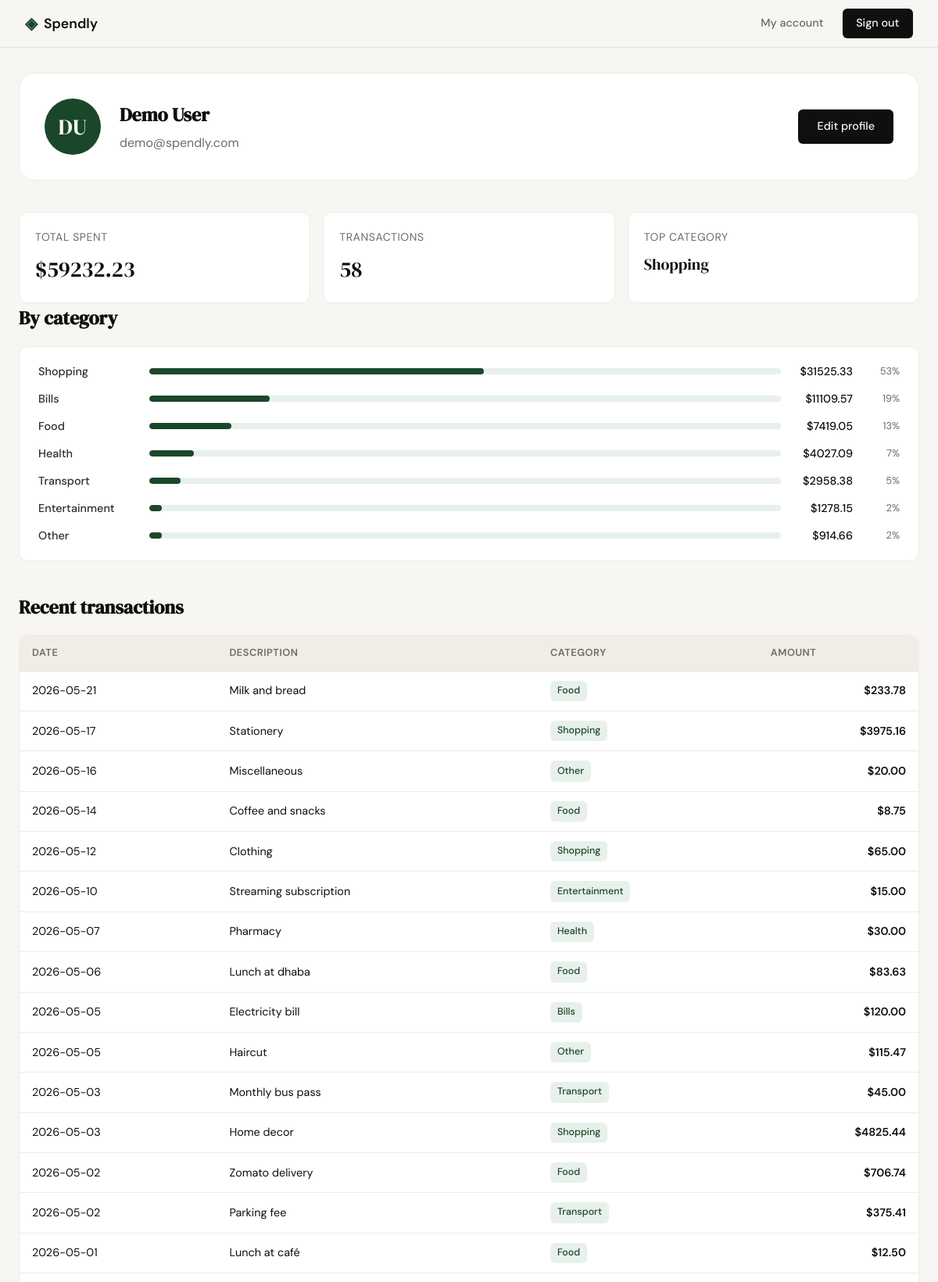
Screenshot of /profile (signed in, upper part) with the database file from the repository.
### tables this page shows
CREATE TABLE users (
            id            INTEGER PRIMARY KEY AUTOINCREMENT,
            name          TEXT    NOT NULL,
            email         TEXT    UNIQUE NOT NULL,
            password_hash TEXT    NOT NULL,
            created_at    TEXT    DEFAULT (datetime('now'))
        );

CREATE TABLE expenses (
            id          INTEGER PRIMARY KEY AUTOINCREMENT,
            user_id     INTEGER NOT NULL REFERENCES users(id),
            amount      REAL    NOT NULL,
            category    TEXT    NOT NULL,
            date        TEXT    NOT NULL,
            description TEXT,
            created_at  TEXT    DEFAULT (datetime('now'))
        );

### app.py (the view)
@app.route("/profile")
def profile():
    user_id = session.get("user_id")
    if not user_id:
        return redirect(url_for("login"))
    conn = get_db()
    try:
        user = conn.execute(
            "SELECT id, name, email FROM users WHERE id = ?", (user_id,)
        ).fetchone()
        if user is None:
            session.clear()
            return redirect(url_for("login"))
        cols            = _expenses_columns(conn)
        stats           = _profile_stats(conn, user_id, cols)
        category_totals = _profile_category_totals(conn, user_id, cols)
        transactions    = _profile_transactions(conn, user_id, cols)
    finally:
        conn.close()
    initials = "".join(part[:1].upper() for part in user["name"].split()[:2]) or "?"
    return render_template(
        "profile.html",
        user=user,
        stats=stats,
        initials=initials,
        transactions=transactions,
        category_totals=category_totals,
    )

### app.py (called while the page is built)
def _expenses_columns(conn):
    try:
        rows = conn.execute("PRAGMA table_info(expenses)").fetchall()
        return {row["name"] for row in rows}
    except Exception:
        return set()

def _profile_transactions(conn, user_id, cols):
    if not {"amount", "user_id", "category", "date"}.issubset(cols):
        return []
    date_col = next((c for c in ("date", "spent_on", "created_at") if c in cols), "date")
    return conn.execute(
        f"SELECT id, amount, category, {date_col} AS date, description "
        "FROM expenses WHERE user_id = ? ORDER BY date DESC",
        (user_id,),
    ).fetchall()

def _profile_category_totals(conn, user_id, cols):
    if not {"amount", "user_id", "category"}.issubset(cols):
        return []
    cat_rows = conn.execute(
        "SELECT category, SUM(amount) AS total "
        "FROM expenses WHERE user_id = ? "
        "GROUP BY category ORDER BY total DESC",
        (user_id,),
    ).fetchall()
    grand_total = sum(r["total"] for r in cat_rows) or 1
    return [
        {
            "name": r["category"],
            "total": float(r["total"]),
            "pct": round(float(r["total"]) / grand_total * 100),
        }
        for r in cat_rows
    ]

### database/db.py (called while the page is built)
def get_db():
    conn = sqlite3.connect(DB_PATH)
    conn.row_factory = sqlite3.Row
    conn.execute("PRAGMA foreign_keys = ON")
    return conn

### templates/profile.html (shortened to what this page needs)
{% extends "base.html" %}
{% block content %}
<section class="profile-page">
  <header class="profile-header">
    <div class="avatar" aria-hidden="true">{{ initials }}</div>
    <div class="profile-identity">
      <h1 class="profile-name">{{ user.name }}</h1>
      <p class="profile-email">{{ user.email }}</p>
    </div>
    <a class="btn-primary" href="{{ url_for('edit_profile') }}">Edit profile</a>
  </header>
  <div class="stats-grid">
    <article class="stat-card">
      <p class="stat-label">Total spent</p>
      <p class="stat-value">${{ "%.2f"|format(stats.total_spent) }}</p>
    </article>
    <article class="stat-card">
      <p class="stat-label">Transactions</p>
      <p class="stat-value">{{ stats.transaction_count }}</p>
    </article>
    <article class="stat-card">
      <p class="stat-label">Top category</p>
      <p class="stat-value stat-value--text">{{ stats.top_category }}</p>
    </article>
  </div>
  {% if stats.transaction_count == 0 %}
    <p class="empty-hint">No transactions yet. <a href="{{ url_for('add_expense') }}">Add your first expense</a> to start tracking.</p>
  {% else %}
  <h2 class="section-title">By category</h2>
  <div class="category-list">
    {% for cat in category_totals %}
    <div class="category-row">
      <span class="category-name">{{ cat.name }}</span>
      <div class="category-bar-wrap">
        <div class="category-bar" style="width: {{ cat.pct }}%"></div>
      </div>
      <span class="category-amount">${{ "%.2f"|format(cat.total) }}</span>
      <span class="category-pct">{{ cat.pct }}%</span>
    </div>
    {% endfor %}
  </div>
  <h2 class="section-title">Recent transactions</h2>
  <div class="txn-table-wrap">
    <table class="txn-table">
      <thead>
        <tr>
          <th>Date</th>
          <th>Description</th>
          <th>Category</th>
          <th class="txn-amount-col">Amount</th>
        </tr>
      </thead>
      <tbody>
        {% for txn in transactions %}
        <tr>
          <td class="txn-date">{{ txn.date }}</td>
          <td class="txn-desc">{{ txn.description or "—" }}</td>
          <td><span class="txn-badge">{{ txn.category }}</span></td>
          <td class="txn-amount">${{ "%.2f"|format(txn.amount) }}</td>
        </tr>
        {% endfor %}
      </tbody>
    </table>
  </div>
  {% endif %}
</section>
{% endblock %}

### templates/base.html (shortened to what this page needs)
<!DOCTYPE html>
<html lang="en">
<head>
    <link rel="stylesheet" href="{{ url_for('static', filename='css/style.css') }}">
</head>
<body>
    <nav class="navbar">
        <div class="nav-inner">
            <a href="{{ url_for('landing') }}" class="nav-brand">
                <span class="brand-icon">◈</span>
                <span class="brand-name">Spendly</span>
            </a>
            <div class="nav-links">
                {% if session.user_id %}
                <a href="{{ url_for('profile') }}">My account</a>
                <a href="{{ url_for('logout') }}" class="nav-cta">Sign out</a>
                {% else %}
                <a href="{{ url_for('login') }}">Sign in</a>
                <a href="{{ url_for('register') }}" class="nav-cta">Get started</a>
                {% endif %}
            </div>
        </div>
    </nav>
    <main class="main-content">
        {% block content %}{% endblock %}
    </main>
</body>
</html>

### rows the page displays
users: name "Demo User", email "demo@spendly.com"
expenses: date "2026-05-21", description "Milk and bread", category "Food", amount "233.78"
expenses: date "2026-05-17", description "Stationery", category "Shopping", amount "3975.16"
expenses: date "2026-05-16", description "Miscellaneous", category "Other", amount "20.00"
expenses: date "2026-05-14", description "Coffee and snacks", category "Food", amount "8.75"
expenses: date "2026-05-12", description "Clothing", category "Shopping", amount "65.00"
expenses: date "2026-05-10", description "Streaming subscription", category "Entertainment", amount "15.00"
expenses: date "2026-05-07", description "Pharmacy", category "Health", amount "30.00"
expenses: date "2026-05-06", description "Lunch at dhaba", category "Food", amount "83.63"
expenses: date "2026-05-05", description "Electricity bill", category "Bills", amount "120.00"
expenses: date "2026-05-05", description "Haircut", category "Other", amount "115.47"
expenses: date "2026-05-03", description "Monthly bus pass", category "Transport", amount "45.00"
expenses: date "2026-05-03", description "Home decor", category "Shopping", amount "4825.44"
expenses: date "2026-05-02", description "Zomato delivery", category "Food", amount "706.74"
expenses: date "2026-05-02", description "Parking fee", category "Transport", amount "375.41"
expenses: date "2026-05-01", description "Lunch at café", category "Food", amount "12.50"

### other values shown
{{ initials }} "DU"
{{ "%.2f"|format(stats.total_spent) }} "59232.23"
{{ stats.transaction_count }} "58"
{{ stats.top_category }} "Shopping"
{{ cat.name }} "Shopping" "Bills" "Food" "Health" "Transport" "Entertainment" "Other"
{{ "%.2f"|format(cat.total) }} "31525.33" "11109.57" "7419.05" "4027.09" "2958.38" "1278.15" "914.66"
{{ cat.pct }} "53" "19" "13" "7" "5" "2" "2"
